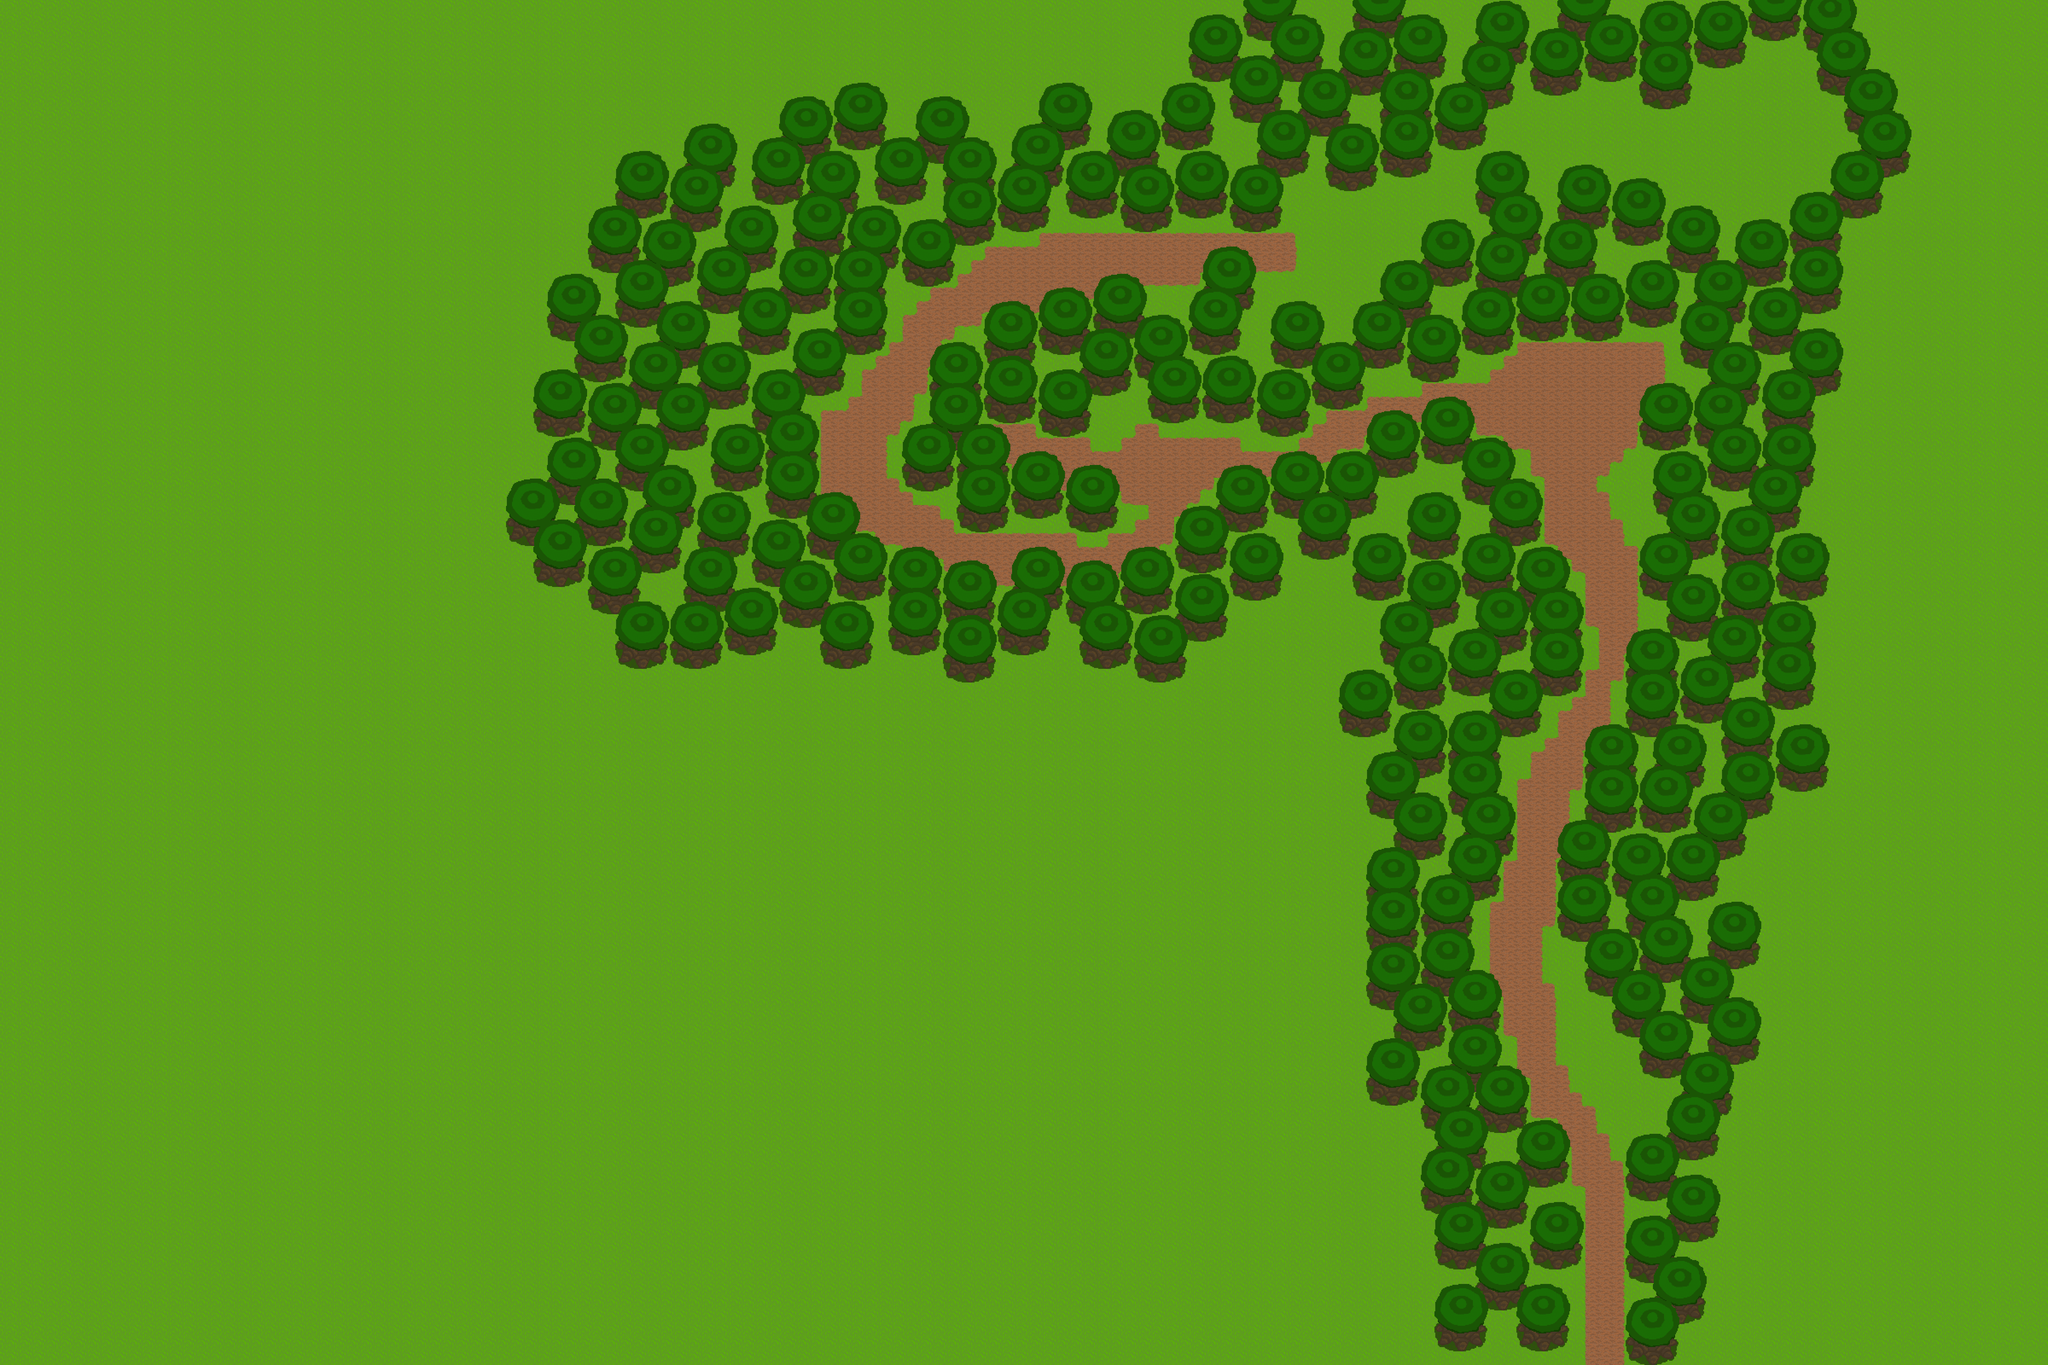

Below is a game level as drawn by its tile map, then a one-line description and the .tmx that defines it (tile-layer data replaced by summaries):
An orthogonal 150x100 tile map with 32x32 px tiles, 3 tile layers (background, world_bottom, world) and 169 objects (120x Wall, 39x ZombieSpawn, 4x Zombie, 3x Trigger, Player, ...).

<map version="1.0" orientation="orthogonal" width="150" height="100" tilewidth="32" tileheight="32">
 <tileset firstgid="1" name="tileset32" tilewidth="32" tileheight="32">
  <image source="tileset32.png" width="320" height="320" />
 </tileset>
 <layer name="background" width="150" height="100">
  <data>[15000 cells, 15000 non-empty, 10 distinct tile ids]</data>
 </layer>
 <layer name="world_bottom" width="150" height="100">
  <data>[15000 cells, 1928 non-empty, 8 distinct tile ids]</data>
 </layer>
 <objectgroup name="objects" width="150" height="100">
  <object type="Player" x="3744" y="2848" />
  <object type="Zombie" x="4096" y="2048" />
  <object type="Zombie" x="4096" y="2112" />
  <object type="Wall" x="3808" y="2880" width="128" height="128" />
  <object type="Wall" x="3904" y="2784" width="128" height="128" />
  <object type="Wall" x="3552" y="2688" width="128" height="96" />
  <object type="Wall" x="3584" y="2880" width="128" height="96" />
  <object type="Wall" x="3712" y="2880" width="96" height="128" />
  <object type="Wall" x="3808" y="2720" width="128" height="96" />
  <object type="Wall" x="3840" y="2400" width="128" height="128" />
  <object type="Wall" x="3904" y="2592" width="128" height="128" />
  <object type="Wall" x="3936" y="2528" width="128" height="64" />
  <object type="Wall" x="3776" y="2304" width="128" height="128" />
  <object type="Wall" x="3712" y="2208" width="128" height="128" />
  <object type="Wall" x="3648" y="1984" width="128" height="224" />
  <object type="Wall" x="3456" y="2528" width="128" height="160" />
  <object type="Wall" x="3392" y="2336" width="128" height="192" />
  <object type="Wall" x="3328" y="2112" width="128" height="224" />
  <object type="Wall" x="3456" y="2784" width="128" height="96" />
  <object type="Wall" x="3904" y="1984" width="128" height="160" />
  <object type="Wall" x="4000" y="2144" width="128" height="352" />
  <object type="Wall" x="3968" y="1920" width="128" height="96" />
  <object type="Wall" x="3392" y="1984" width="128" height="128" />
  <object type="Wall" x="3488" y="1632" width="128" height="96" />
  <object type="Wall" x="3392" y="1728" width="128" height="192" />
  <object type="Wall" x="3424" y="1920" width="128" height="96" />
  <object type="Wall" x="3712" y="1760" width="128" height="224" />
  <object type="Wall" x="3808" y="1504" width="128" height="224" />
  <object type="Wall" x="4032" y="1824" width="128" height="96" />
  <object type="Wall" x="4160" y="1760" width="128" height="96" />
  <object type="Wall" x="3584" y="1440" width="128" height="192" />
  <object type="Wall" x="3552" y="1344" width="128" height="96" />
  <object type="Wall" x="3424" y="1280" width="128" height="128" />
  <object type="Wall" x="3872" y="1088" width="128" height="128" />
  <object type="Wall" x="3840" y="1312" width="128" height="96" />
  <object type="Wall" x="3904" y="1376" width="128" height="128" />
  <object type="Wall" x="3904" y="1184" width="128" height="128" />
  <object type="Wall" x="3488" y="1152" width="128" height="128" />
  <object type="Zombie" x="3648" y="992" />
  <object type="Trigger" x="3680" y="1312" width="160" height="64">
   <properties>
    <property name="param1" value="spacebar" />
    <property name="param2" value="5" />
    <property name="type" value="speech" />
   </properties>
  </object>
  <object type="Trigger" x="3712" y="2816" width="96" height="64">
   <properties>
    <property name="param1" value="arrowkeys" />
    <property name="param2" value="5" />
    <property name="type" value="speech" />
   </properties>
  </object>
  <object type="Zombie" x="3808" y="928" />
  <object type="Wall" x="3424" y="1056" width="128" height="128" />
  <object type="Wall" x="3328" y="992" width="128" height="128" />
  <object type="Wall" x="3200" y="1024" width="128" height="128" />
  <object type="Wall" x="3840" y="960" width="224" height="96" />
  <object type="Wall" x="3552" y="672" width="256" height="128" />
  <object type="Wall" x="3808" y="640" width="128" height="128" />
  <object type="Wall" x="3936" y="736" width="128" height="128" />
  <object type="Wall" x="4000" y="864" width="128" height="96" />
  <object type="Wall" x="3424" y="704" width="128" height="128" />
  <object type="Wall" x="3296" y="768" width="128" height="128" />
  <object type="Wall" x="3072" y="832" width="128" height="128" />
  <object type="Wall" x="3168" y="768" width="128" height="96" />
  <object type="Wall" x="2944" y="896" width="128" height="128" />
  <object type="Wall" x="2976" y="1120" width="224" height="128" />
  <object type="Wall" x="4128" y="2176" width="192" height="64" />
  <object type="Wall" x="4288" y="1856" width="64" height="320" />
  <object type="Wall" x="4000" y="1056" width="128" height="96" />
  <object type="Wall" x="2848" y="1152" width="128" height="96" />
  <object type="Wall" x="2752" y="1248" width="128" height="96" />
  <object type="Wall" x="2624" y="1344" width="128" height="96" />
  <object type="Wall" x="2368" y="1344" width="128" height="96" />
  <object type="Wall" x="2496" y="1360" width="128" height="96" />
  <object type="Wall" x="2080" y="1344" width="128" height="96" />
  <object type="Wall" x="2336" y="1440" width="128" height="96" />
  <object type="Wall" x="2208" y="1360" width="128" height="96" />
  <object type="Wall" x="1888" y="1216" width="128" height="96" />
  <object type="Wall" x="1952" y="1296" width="128" height="96" />
  <object type="Wall" x="1792" y="1024" width="128" height="192" />
  <object type="Wall" x="1760" y="928" width="128" height="96" />
  <object type="Wall" x="1856" y="832" width="128" height="96" />
  <object type="Wall" x="2176" y="864" width="128" height="192" />
  <object type="Wall" x="2112" y="1056" width="128" height="96" />
  <object type="Wall" x="2240" y="1056" width="128" height="192" />
  <object type="Wall" x="2496" y="1152" width="128" height="96" />
  <object type="Wall" x="2304" y="896" width="128" height="96" />
  <object type="Wall" x="2432" y="928" width="128" height="96" />
  <object type="Wall" x="2688" y="864" width="256" height="128" />
  <object type="Wall" x="2432" y="736" width="128" height="96" />
  <object type="Wall" x="2560" y="704" width="128" height="96" />
  <object type="Wall" x="2816" y="640" width="128" height="96" />
  <object type="Wall" x="2528" y="832" width="128" height="96" />
  <object type="Wall" x="2656" y="784" width="128" height="96" />
  <object type="Wall" x="2784" y="736" width="128" height="96" />
  <object type="Wall" x="1952" y="640" width="128" height="192" />
  <object type="Wall" x="2112" y="576" width="128" height="96" />
  <object type="Wall" x="1984" y="544" width="128" height="96" />
  <object type="Wall" x="2208" y="480" width="128" height="96" />
  <object type="Wall" x="2336" y="448" width="128" height="96" />
  </objectgroup>
 <layer name="world" width="150" height="100">
  <data>[15000 cells, 2856 non-empty, 12 distinct tile ids]</data>
 </layer>
</map>
<!-- 79 of 169 objects omitted -->
